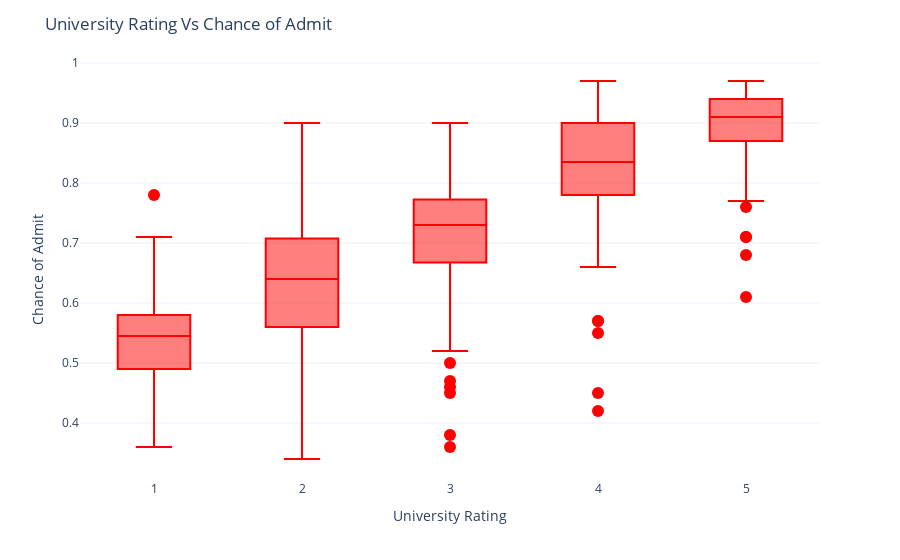
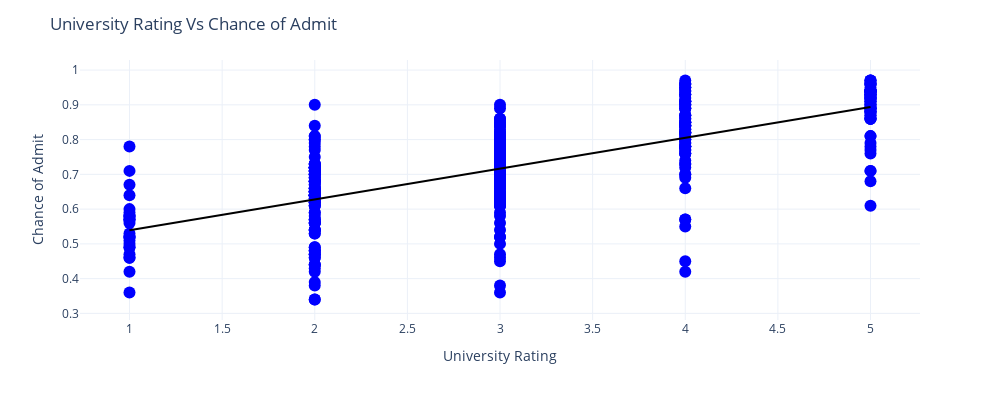

These figures' notebook cell, in order:
### Code cell
import plotly.express as px
fig = px.box(df, x="University Rating", y="Chance of Admit")
fig.update_layout(title='University Rating Vs Chance of Admit',
                  template='plotly_white')
fig.update_traces(marker_size=12,marker_color='red')
fig.show()

fig = px.scatter(df, x="University Rating", y="Chance of Admit", trendline="ols",trendline_color_override = '#000000',width=1000, height=400)
fig.update_traces(marker_size=12,marker_color='blue')
fig.update_layout(title='University Rating Vs Chance of Admit',
                  template='plotly_white')
fig.show()

### Figure 1 — Plotly figure (JSON) as saved in the notebook; plotly's stock layout.template omitted (floating-point values rounded to 4 significant figures; data arrays with more than 128 entries replaced by an {"elided": "..."} marker saying what was removed)
{"data": [{"alignmentgroup": "True", "hovertemplate": "University Rating=%{x}<br>Chance of Admit=%{y}<extra></extra>", "legendgroup": "", "marker": {"color": "red", "size": 12}, "name": "", "notched": false, "offsetgroup": "", "orientation": "v", "showlegend": false, "type": "box", "x": {"elided": "400 int values"}, "x0": " ", "xaxis": "x", "y": {"elided": "400 float values"}, "y0": " ", "yaxis": "y"}], "layout": {"boxmode": "group", "legend": {"tracegroupgap": 0}, "margin": {"t": 60}, "title": {"text": "University Rating Vs Chance of Admit"}, "xaxis": {"anchor": "y", "domain": [0, 1], "title": {"text": "University Rating"}}, "yaxis": {"anchor": "x", "domain": [0, 1], "title": {"text": "Chance of Admit"}}}}

### Figure 2 — Plotly figure (JSON) as saved in the notebook; plotly's stock layout.template omitted (floating-point values rounded to 4 significant figures; data arrays with more than 128 entries replaced by an {"elided": "..."} marker saying what was removed)
{"data": [{"hovertemplate": "University Rating=%{x}<br>Chance of Admit=%{y}<extra></extra>", "legendgroup": "", "marker": {"color": "blue", "size": 12, "symbol": "circle"}, "mode": "markers", "name": "", "orientation": "v", "showlegend": false, "type": "scatter", "x": {"elided": "400 int values"}, "xaxis": "x", "y": {"elided": "400 float values"}, "yaxis": "y"}, {"hovertemplate": "<b>OLS trendline</b><br>Chance of Admit = 0.0886845 * University Rating + 0.450537<br>R<sup>2</sup>=0.505877<br><br>University Rating=%{x}<br>Chance of Admit=%{y} <b>(trend)</b><extra></extra>", "legendgroup": "", "line": {"color": "#000000"}, "marker": {"color": "blue", "size": 12, "symbol": "circle"}, "mode": "lines", "name": "", "showlegend": false, "type": "scatter", "x": {"elided": "400 int values"}, "xaxis": "x", "y": {"elided": "400 float values"}, "yaxis": "y"}], "layout": {"height": 400, "legend": {"tracegroupgap": 0}, "margin": {"t": 60}, "title": {"text": "University Rating Vs Chance of Admit"}, "width": 1000, "xaxis": {"anchor": "y", "domain": [0, 1], "title": {"text": "University Rating"}}, "yaxis": {"anchor": "x", "domain": [0, 1], "title": {"text": "Chance of Admit"}}}}
